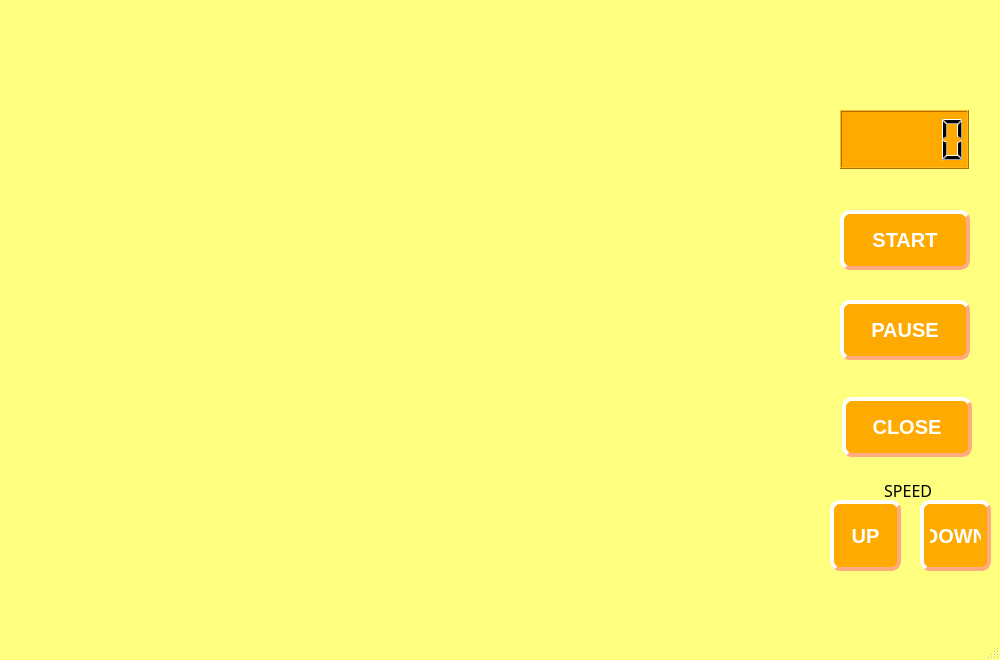
<?xml version="1.0" encoding="UTF-8"?>
<ui version="4.0">
 <class>MainWindow</class>
 <widget class="QMainWindow" name="MainWindow">
  <property name="geometry">
   <rect>
    <x>0</x>
    <y>0</y>
    <width>1000</width>
    <height>660</height>
   </rect>
  </property>
  <property name="mouseTracking">
   <bool>false</bool>
  </property>
  <property name="tabletTracking">
   <bool>false</bool>
  </property>
  <property name="focusPolicy">
   <enum>Qt::StrongFocus</enum>
  </property>
  <property name="windowTitle">
   <string>MainWindow</string>
  </property>
  <property name="styleSheet">
   <string notr="true">QMainWindow{
background-color: rgb(255, 255, 127);
}
QPushButton{
background-color: rgb(255, 170, 0);
border-style:outset;
border-width:4px;
border-radius:10px;
	border-color: rgb(255, 170, 127);
font:bold 20px;color:rgb(255, 255, 255);
padding: 6px;

}
QPushButton:pressed{
background-color: rgb(255, 85, 0);
	border-color: rgb(255, 170, 0);
border-style:inset;
}</string>
  </property>
  <property name="toolButtonStyle">
   <enum>Qt::ToolButtonFollowStyle</enum>
  </property>
  <property name="documentMode">
   <bool>false</bool>
  </property>
  <property name="dockNestingEnabled">
   <bool>false</bool>
  </property>
  <property name="unifiedTitleAndToolBarOnMac">
   <bool>false</bool>
  </property>
  <widget class="QWidget" name="centralWidget">
   <widget class="QPushButton" name="startgame">
    <property name="geometry">
     <rect>
      <x>840</x>
      <y>210</y>
      <width>130</width>
      <height>60</height>
     </rect>
    </property>
    <property name="focusPolicy">
     <enum>Qt::NoFocus</enum>
    </property>
    <property name="text">
     <string>START</string>
    </property>
   </widget>
   <widget class="QPushButton" name="pausegame">
    <property name="geometry">
     <rect>
      <x>840</x>
      <y>300</y>
      <width>130</width>
      <height>60</height>
     </rect>
    </property>
    <property name="mouseTracking">
     <bool>false</bool>
    </property>
    <property name="focusPolicy">
     <enum>Qt::NoFocus</enum>
    </property>
    <property name="text">
     <string>PAUSE</string>
    </property>
    <property name="checkable">
     <bool>true</bool>
    </property>
    <property name="checked">
     <bool>true</bool>
    </property>
   </widget>
   <widget class="QLCDNumber" name="lcdNumber">
    <property name="geometry">
     <rect>
      <x>840</x>
      <y>110</y>
      <width>129</width>
      <height>59</height>
     </rect>
    </property>
    <property name="focusPolicy">
     <enum>Qt::NoFocus</enum>
    </property>
    <property name="styleSheet">
     <string notr="true">background-color: rgb(255, 170, 0);</string>
    </property>
   </widget>
   <widget class="QPushButton" name="exit">
    <property name="geometry">
     <rect>
      <x>842</x>
      <y>397</y>
      <width>130</width>
      <height>60</height>
     </rect>
    </property>
    <property name="focusPolicy">
     <enum>Qt::NoFocus</enum>
    </property>
    <property name="text">
     <string>CLOSE</string>
    </property>
   </widget>
   <widget class="QPushButton" name="speedup">
    <property name="geometry">
     <rect>
      <x>830</x>
      <y>500</y>
      <width>71</width>
      <height>71</height>
     </rect>
    </property>
    <property name="focusPolicy">
     <enum>Qt::NoFocus</enum>
    </property>
    <property name="text">
     <string>UP</string>
    </property>
   </widget>
   <widget class="QPushButton" name="speeddown">
    <property name="geometry">
     <rect>
      <x>920</x>
      <y>500</y>
      <width>71</width>
      <height>71</height>
     </rect>
    </property>
    <property name="focusPolicy">
     <enum>Qt::NoFocus</enum>
    </property>
    <property name="text">
     <string>DOWN</string>
    </property>
   </widget>
   <widget class="QLabel" name="label">
    <property name="geometry">
     <rect>
      <x>880</x>
      <y>480</y>
      <width>121</width>
      <height>21</height>
     </rect>
    </property>
    <property name="font">
     <font>
      <family>Adobe Caslon Pro</family>
      <pointsize>12</pointsize>
     </font>
    </property>
    <property name="text">
     <string> SPEED</string>
    </property>
   </widget>
  </widget>
  <widget class="QStatusBar" name="statusBar"/>
  <widget class="QMenuBar" name="menuBar">
   <property name="geometry">
    <rect>
     <x>0</x>
     <y>0</y>
     <width>1000</width>
     <height>26</height>
    </rect>
   </property>
  </widget>
 </widget>
 <layoutdefault spacing="6" margin="11"/>
 <resources/>
 <connections/>
</ui>
